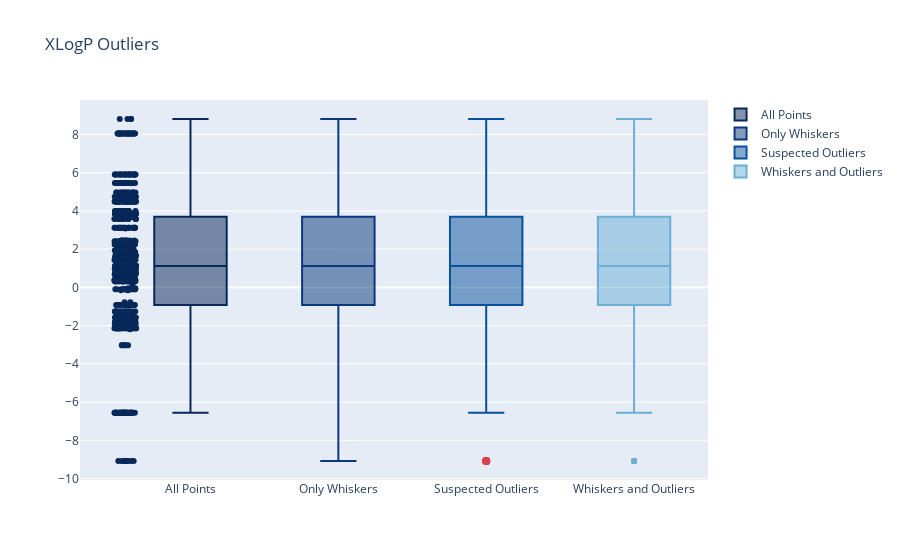

This figure's notebook cell:
### Code cell
py.init_notebook_mode(connected=True)

df_clean = TurkyOutliers(df1, "XLogP",True)
OutLiersBox(df_clean, "XLogP")

### Figure 1 — Plotly figure (JSON) as saved in the notebook; plotly's stock layout.template omitted (floating-point values rounded to 4 significant figures; data arrays with more than 128 entries replaced by an {"elided": "..."} marker saying what was removed)
{"data": [{"boxpoints": "all", "jitter": 0.3, "line": {"color": "rgb(7,40,89)"}, "marker": {"color": "rgb(7,40,89)"}, "name": "All Points", "pointpos": -1.8, "type": "box", "y": {"elided": "977 float values"}}, {"boxpoints": false, "line": {"color": "rgb(9,56,125)"}, "marker": {"color": "rgb(9,56,125)"}, "name": "Only Whiskers", "type": "box", "y": {"elided": "977 float values"}}, {"boxpoints": "suspectedoutliers", "line": {"color": "rgb(8,81,156)"}, "marker": {"color": "rgb(8,81,156)", "line": {"outliercolor": "rgba(219, 64, 82, 0.6)", "outlierwidth": 2}, "outliercolor": "rgba(219, 64, 82, 0.6)"}, "name": "Suspected Outliers", "type": "box", "y": {"elided": "977 float values"}}, {"boxpoints": "outliers", "line": {"color": "rgb(107,174,214)"}, "marker": {"color": "rgb(107,174,214)"}, "name": "Whiskers and Outliers", "type": "box", "y": {"elided": "977 float values"}}], "layout": {"autosize": true, "title": {"text": "XLogP Outliers"}, "xaxis": {"autorange": true, "range": [-0.749, 3.5], "type": "category"}, "yaxis": {"autorange": true, "range": [-10.07, 9.806], "type": "linear"}}}
